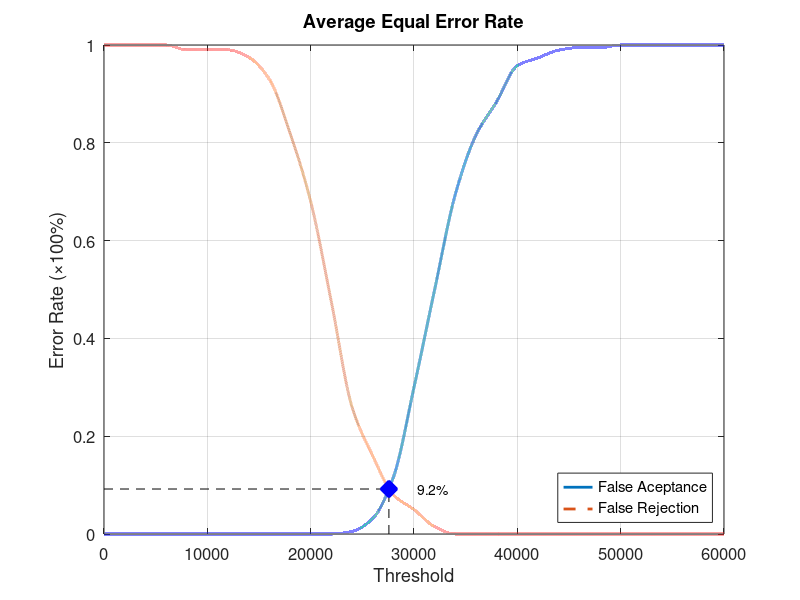
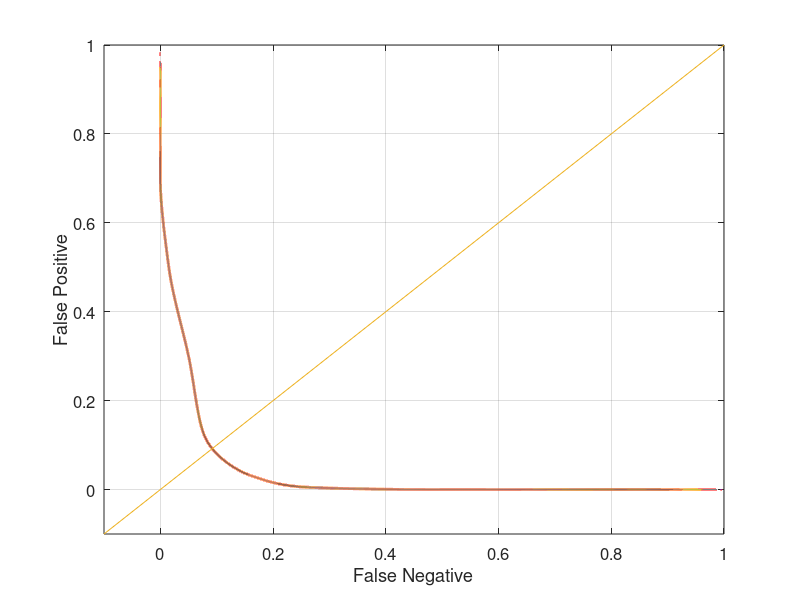

Source code (MATLAB) for these figures, in order:
function yEER = Database3_3
close all;
clear;
clc;
x = 0:2000:60000;
xq = 0:0.5:60000;

y0 = [0 0 0 0 0 0 0 0 0 0 0 0 0.00526316 0.0315789 0.115789 0.3 0.5 0.694737 0.815789 0.884211 0.957895 0.973684 0.989474 0.994737 0.994737 1 1 1 1 1 1];
yy0 = interp1(x, y0, xq, 'pchip');
y1 = [1 1 1 1 0.99 0.99 0.99 0.975 0.93 0.82 0.68 0.475 0.26 0.16 0.08 0.05 0.015 0 0 0 0 0 0 0 0 0 0 0 0 0 0];
yy1 = interp1(x, y1, xq, 'pchip');

% Calculating EER: 
y2 = abs(y0 - y1);
find(y2 == min(y2))
yy2 = abs(yy0 - yy1);
xEER = find(yy2 == min(yy2));
xEERIndex = xq(xEER) % X-axis EER
yEER = yy0(xEER) % Y-axis EER

main = figure
plot(xq, yy0,'-','LineWidth', 2);	hold on
plot(xq, yy1,'--','LineWidth', 2);	hold on
plot([xEERIndex xEERIndex], [0 yEER], 'k--');	hold on
plot([0 xEERIndex], [yEER yEER], 'k--');	hold on
plot(xEERIndex, yEER, 'bx', 'LineWidth', 10);	hold on
text(xEERIndex + 10 * xEERIndex / 100, yEER, [num2str(round((10000 * yEER)) / 100) '%'])
legend('False Aceptance', 'False Rejection', 'Location', 'SouthEast')
xlabel('Threshold')
ylabel('Error Rate (\times100%)')
title('Average Equal Error Rate')
set(gca, 'FontSize', 12)
axis([0 60000 0 1])
grid on

print(main, 'Database3_3Main', '-dpng');
FNRxFPR = figure('Color', [1 1 1]);
plot(yy1, yy0, '-', yy1, yy0, 'LineWidth', 2);
hold on
y = -0.1:0.1:1
plot(y, y); 
set(gca, 'FontSize', 12)
xlabel('False Negative')
ylabel('False Positive')
axis([-0.1 1 -0.1 1])
set(gca, 'FontSize', 12)
grid on

print(FNRxFPR, 'Database3_3FNRxFPR','-dpng');
end
